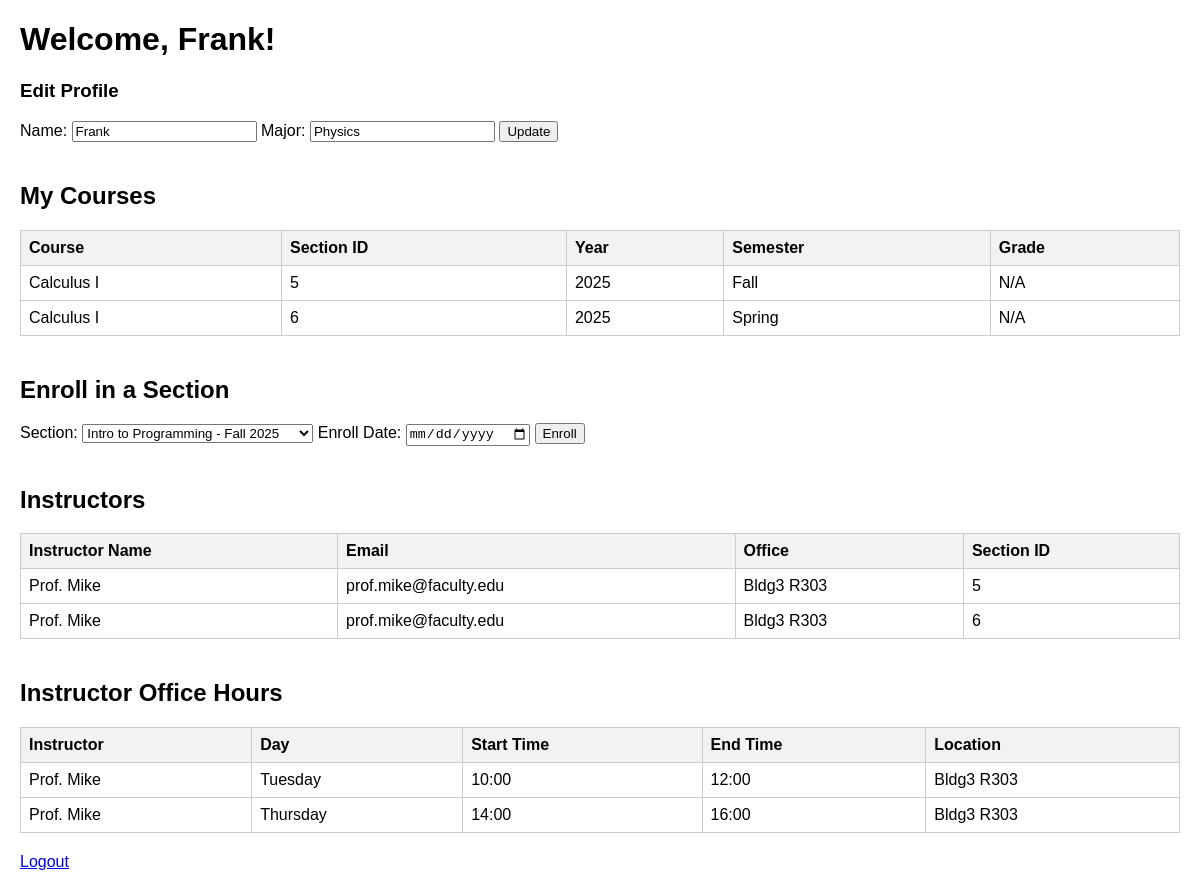
The page /dashboard (signed in) on the database its author committed.
### tables this page shows
CREATE TABLE student (
        student_id INTEGER PRIMARY KEY AUTOINCREMENT,
        user_id INTEGER NOT NULL,
        name TEXT NOT NULL,
        major TEXT,
        enroll_year INTEGER,
        email TEXT,
        FOREIGN KEY (user_id) REFERENCES user(user_id)
    );

CREATE TABLE enrollment (
        enroll_id INTEGER PRIMARY KEY AUTOINCREMENT,
        student_id INTEGER,
        section_id INTEGER,
        enroll_date TEXT,
        grade TEXT,
        FOREIGN KEY (student_id) REFERENCES student(student_id),
        FOREIGN KEY (section_id) REFERENCES section(section_id)
    );

CREATE TABLE course (
        c_id INTEGER PRIMARY KEY AUTOINCREMENT,
        dept_id INTEGER,
        name TEXT NOT NULL,
        desc TEXT,
        FOREIGN KEY (dept_id) REFERENCES department(dept_id)
    );

CREATE TABLE section (
        section_id INTEGER PRIMARY KEY AUTOINCREMENT,
        c_id INTEGER,
        year INTEGER,
        semester TEXT,
        FOREIGN KEY (c_id) REFERENCES course(c_id)
    );

CREATE TABLE instructor (
        i_id INTEGER PRIMARY KEY AUTOINCREMENT,
        user_id INTEGER NOT NULL,
        dept_id INTEGER,
        name TEXT NOT NULL,
        office TEXT,
        email TEXT,
        role TEXT,
        FOREIGN KEY (user_id) REFERENCES user(user_id)
    );

CREATE TABLE officeHours (
        oh_id INTEGER PRIMARY KEY AUTOINCREMENT,
        i_id INTEGER,
        day TEXT,
        start_time TEXT,
        end_time TEXT,
        location TEXT,
        FOREIGN KEY (i_id) REFERENCES instructor(i_id)
    );

### app.py (the view, shortened to what this page needs)
@app.route("/dashboard")
@login_required
def dashboard():
    conn = get_db_connection()
    role = session["role"]
    if role == "admin":
        users = conn.execute("SELECT * FROM user").fetchall()
        departments = conn.execute("SELECT * FROM department").fetchall()
        courses = conn.execute("SELECT * FROM course").fetchall()
        sections = conn.execute("""
            SELECT
                s.section_id, s.c_id, s.semester, s.year,
                GROUP_CONCAT(i.name, ', ') AS instructor_names
            FROM section s
            LEFT JOIN instructorSection ins ON s.section_id = ins.section_id
            LEFT JOIN instructor i ON ins.i_id = i.i_id
            GROUP BY s.section_id
        """).fetchall()
        instructors = conn.execute("SELECT * FROM instructor").fetchall()
        instructor_sections = conn.execute("SELECT * FROM instructorSection").fetchall()
        conn.close()
        return render_template(
            "dashboard_admin.html",
            users=users,
            departments=departments,
            courses=courses,
            sections=sections,
            instructors=instructors,
            instructor_sections=instructor_sections
        )
    elif role == "student":
        student = conn.execute(
            "SELECT * FROM student WHERE user_id=?", (session["user_id"],)
        ).fetchone()
        if student is None:
            conn.close()
            return "No student record found. Please contact admin."
        enrollments = conn.execute("""
            SELECT e.enroll_id, e.grade, s.section_id, s.year, s.semester, c.name AS course_name
            FROM enrollment e
            JOIN section s ON e.section_id = s.section_id
            JOIN course c ON s.c_id = c.c_id
            WHERE e.student_id=?
        """, (student["student_id"],)).fetchall()
        sections = conn.execute("""
            SELECT s.section_id, c.name AS course_name, s.year, s.semester
            FROM section s
            JOIN course c ON s.c_id = c.c_id
        """).fetchall()
        instructor_info = conn.execute("""
            SELECT i.name, i.office, i.email, s.section_id
            FROM instructorSection ins
            JOIN instructor i ON ins.i_id = i.i_id
            JOIN section s ON ins.section_id = s.section_id
            WHERE s.section_id IN (SELECT section_id FROM enrollment WHERE student_id=?)
        """, (student["student_id"],)).fetchall()
        office_hours = conn.execute("""
            SELECT oh.*, i.name
            FROM officeHours oh
            JOIN instructor i ON oh.i_id = i.i_id
            WHERE i.i_id IN (
                SELECT i_id FROM instructorSection
                WHERE section_id IN (SELECT section_id FROM enrollment WHERE student_id=?)
            )
        """, (student["student_id"],)).fetchall()
        conn.close()
        return render_template(
            "dashboard_student.html",
            student=student,
            enrollments=enrollments,
            sections=sections,
            instructor_info=instructor_info,
            office_hours=office_hours
        )
    else:
        conn.close()
        return "Unknown role"

### app.py (called while the page is built)
def login_required(f):
    @wraps(f)
    def decorated_function(*args, **kwargs):
        if "user_id" not in session:
            return redirect("/login")
        return f(*args, **kwargs)
    return decorated_function

def get_db_connection():
    conn = sqlite3.connect(DATABASE)
    conn.row_factory = sqlite3.Row
    return conn

### templates/dashboard_student.html (shortened to what this page needs)
<!DOCTYPE html>
<html lang="en">
<head>
</head>
<body>
    <h1>Welcome, {{ student.name }}!</h1>
    <h3>Edit Profile</h3>
<form action="/student/edit" method="post">
    Name: <input type="text" name="name" value="{{ student.name }}" required>
    Major: <input type="text" name="major" value="{{ student.major }}">
    <button type="submit">Update</button>
</form>
    <h2>My Courses</h2>
    {% if enrollments %}
        <table>
            <tr>
                <th>Course</th>
                <th>Section ID</th>
                <th>Year</th>
                <th>Semester</th>
                <th>Grade</th>
            </tr>
            {% for e in enrollments %}
            <tr>
                <td>{{ e.course_name }}</td>
                <td>{{ e.section_id }}</td>
                <td>{{ e.year }}</td>
                <td>{{ e.semester }}</td>
                <td>{{ e.grade or "N/A" }}</td>
            </tr>
            {% endfor %}
        </table>
    {% else %}
        <p>You are not enrolled in any courses yet.</p>
    {% endif %}
    <h2>Enroll in a Section</h2>
    <form action="/enrollments/add" method="post">
        <label for="section_id">Section:</label>
        <select name="section_id" required>
            {% for s in sections %}
                <option value="{{ s.section_id }}">{{ s.course_name }} - {{ s.semester }} {{ s.year }}</option>
            {% endfor %}
        </select>
        <label for="enroll_date">Enroll Date:</label>
        <input type="date" name="enroll_date" required>
        <button type="submit">Enroll</button>
    </form>
    <h2>Instructors</h2>
    {% if instructor_info %}
        <table>
            <tr>
                <th>Instructor Name</th>
                <th>Email</th>
                <th>Office</th>
                <th>Section ID</th>
            </tr>
            {% for i in instructor_info %}
            <tr>
                <td>{{ i.name }}</td>
                <td>{{ i.email }}</td>
                <td>{{ i.office }}</td>
                <td>{{ i.section_id }}</td>
            </tr>
            {% endfor %}
        </table>
    {% else %}
        <p>No instructor info available.</p>
    {% endif %}
    <h2>Instructor Office Hours</h2>
    {% if office_hours %}
        <table>
            <tr>
                <th>Instructor</th>
                <th>Day</th>
                <th>Start Time</th>
                <th>End Time</th>
                <th>Location</th>
            </tr>
            {% for oh in office_hours %}
            <tr>
                <td>{{ oh.name }}</td>
                <td>{{ oh.day }}</td>
                <td>{{ oh.start_time }}</td>
                <td>{{ oh.end_time }}</td>
                <td>{{ oh.location }}</td>
            </tr>
            {% endfor %}
        </table>
    {% else %}
        <p>No office hours available.</p>
    {% endif %}
    <a href="/logout">Logout</a>
</body>
</html>

### templates/dashboard_student.html (style rules this page uses)
body { font-family: Arial, sans-serif; margin: 20px; }
table { border-collapse: collapse; width: 100%; margin-bottom: 20px; }
th, td { border: 1px solid #ccc; padding: 8px; text-align: left; }
th { background-color: #f2f2f2; }
h2 { margin-top: 40px; }
form { margin-bottom: 20px; }

### rows shown on the page
student: name "Frank", major "Physics"
enrollment: course_name "Calculus I", section_id "5", year "2025", semester "Fall", grade "N/A"
enrollment: course_name "Calculus I", section_id "6", year "2025", semester "Spring", grade "N/A"
instructor: name "Prof. Mike", email "prof.mike@faculty.edu", office "Bldg3 R303", section_id "5", section_id "6"
officeHours: name "Prof. Mike", day "Tuesday", start_time "10:00", end_time "12:00", location "Bldg3 R303"
officeHours: name "Prof. Mike", day "Thursday", start_time "14:00", end_time "16:00", location "Bldg3 R303"

### other values the page prints
form field section_id "Intro to Programming - Fall 2025"
